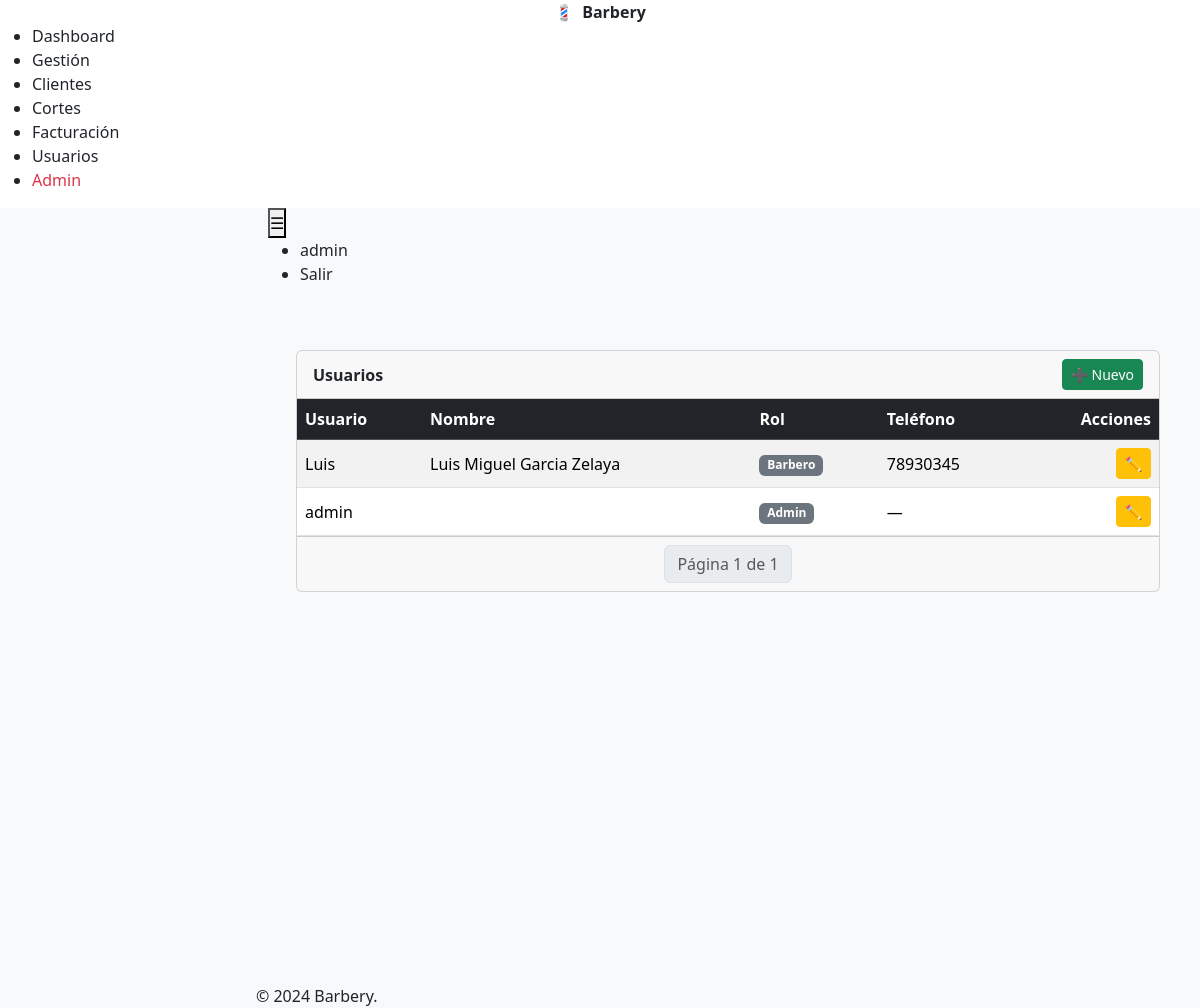
The app's page /users/users/ (signed in), older data.
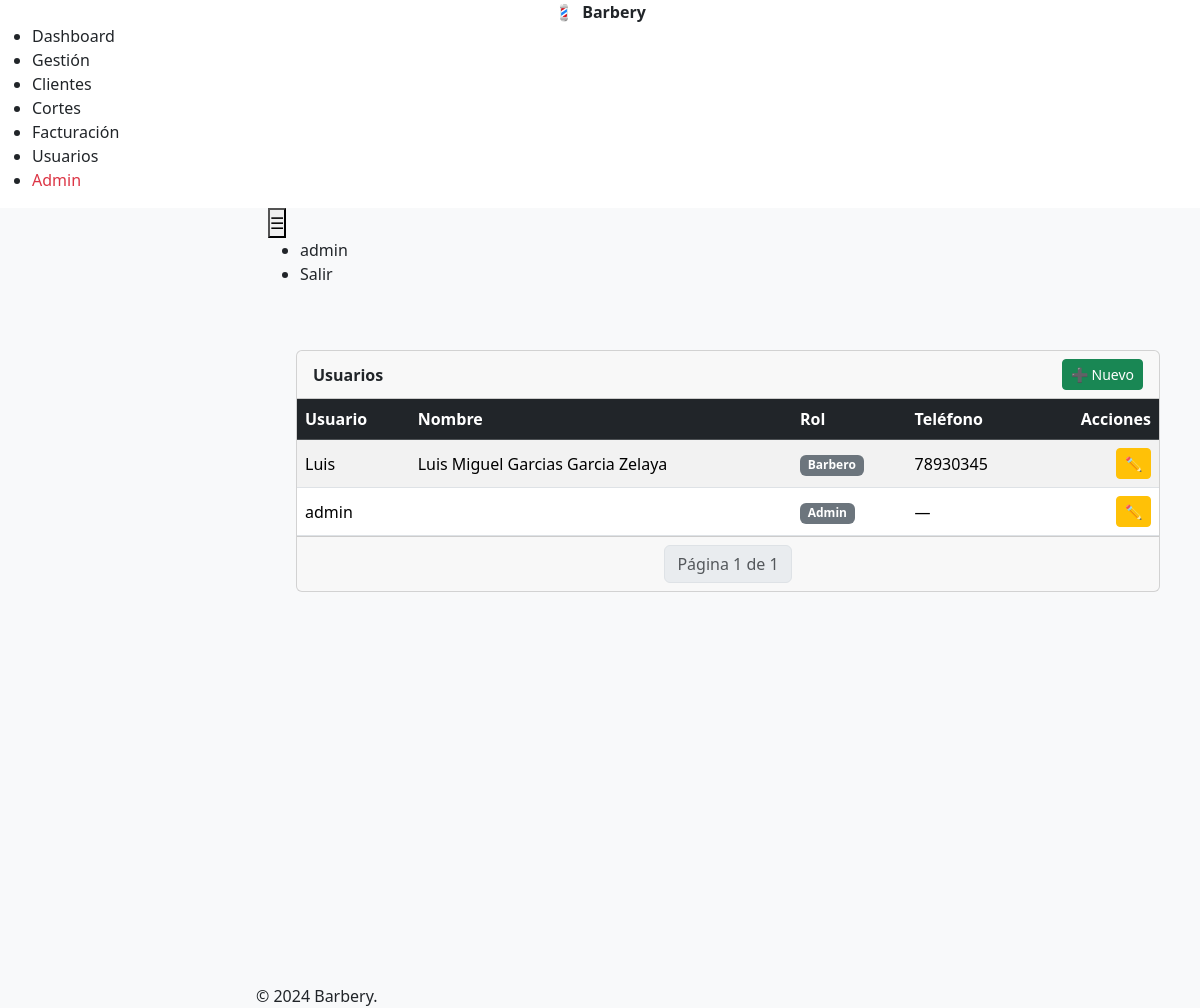
The same page, newer data.
### users/models.py (models this page shows, shortened)
class User(AbstractUser):
    ROL_CHOICES = [
        ('ADMIN', 'Admin'),
        ('CAJERO', 'Cajero'),
        ('BARBERO', 'Barbero'),
        ('ESTILISTA', 'Estilista'),
    ]
    pass
    nombre = models.CharField(max_length=150, blank=True)
    apellido = models.CharField(max_length=150, blank=True)
    telefono = models.CharField(max_length=30, blank=True)
    identidad = models.CharField(max_length=100, blank=True)
    direccion = models.TextField(blank=True)
    rol = models.CharField(max_length=20, choices=ROL_CHOICES, default='CAJERO')

### users/views.py (the view, shortened to what this page needs)
# urls.py: path('users/', users_view, name='users'),
@login_required
@role_required(['ADMIN'])
def users_view(request):
    users_qs = User.objects.all().order_by('username')
    paginator = Paginator(users_qs, 10)
    page_number = request.GET.get('page')
    users = paginator.get_page(page_number)
    create_form = UserCreateForm(request.POST or None, prefix='create')
    for user in users:
        user.edit_form = UserUpdateForm(instance=user, prefix=f'edit-{user.id}')
    context = {
        'users': users,
        'create_form': create_form,
    }
    return render(request, 'users/list.html', context)

### templates/users/list.html (shortened to what this page needs)
{% extends "base.html" %}
{% block content %}
<div class="container-fluid">
  <div class="row">
    <div class="col-12">
      <div class="card">
        <div class="card-header d-flex justify-content-between align-items-center">
          <strong>Usuarios</strong>
          <button type="button" class="btn btn-sm btn-success"
                  data-coreui-toggle="modal" data-coreui-target="#createUserModal">
            ➕ Nuevo
          </button>
        </div>
        <div class="card-body p-0">
          <table class="table table-striped table-hover mb-0 align-middle">
            <thead class="table-dark">
              <tr>
                <th>Usuario</th>
                <th>Nombre</th>
                <th>Rol</th>
                <th>Teléfono</th>
                <th class="text-end">Acciones</th>
              </tr>
            </thead>
            <tbody>
              {% for u in users %}
              <tr>
                <td>{{ u.username }}</td>
                <td>{{ u.nombre }} {{ u.apellido }}</td>
                <td><span class="badge bg-secondary">{{ u.get_rol_display }}</span></td>
                <td>{{ u.telefono|default:"—" }}</td>
                <td class="text-end">
                  <button class="btn btn-sm btn-warning"
                          data-coreui-toggle="modal"
                          data-coreui-target="#editUserModal{{ u.id }}">
                    ✏️
                  </button>
                </td>
              </tr>
              {% empty %}
              <tr><td colspan="5" class="text-center text-muted">No hay usuarios registrados</td></tr>
              {% endfor %}
            </tbody>
          </table>
        </div>
        <div class="card-footer">
          <nav aria-label="Page navigation">
            <ul class="pagination justify-content-center mb-0">
              <li class="page-item disabled"><span class="page-link">Página {{ users.number }} de {{ users.paginator.num_pages }}</span></li>
            </ul>
          </nav>
        </div>
      </div>
    </div>
  </div>
</div>
{% endblock %}

Row changes from the older to the newer data that the page shows:
changed User "Luis": nombre "Luis Miguel" → "Luis Miguel Garcias"
